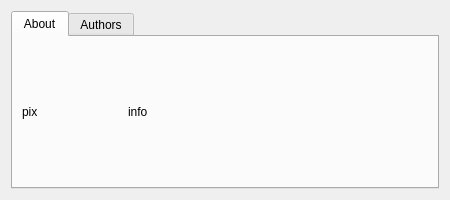
<?xml version="1.0" encoding="UTF-8"?>
<ui version="4.0">
 <class>DialogAbout</class>
 <widget class="QDialog" name="DialogAbout">
  <property name="geometry">
   <rect>
    <x>0</x>
    <y>0</y>
    <width>450</width>
    <height>200</height>
   </rect>
  </property>
  <property name="windowTitle">
   <string>About Veretino</string>
  </property>
  <layout class="QVBoxLayout" name="verticalLayout_3">
   <item>
    <widget class="QTabWidget" name="tabWidget">
     <property name="currentIndex">
      <number>0</number>
     </property>
     <widget class="QWidget" name="tabAbout">
      <attribute name="title">
       <string>About</string>
      </attribute>
      <layout class="QGridLayout" name="gridLayout">
       <item row="0" column="0">
        <widget class="QLabel" name="labelPix">
         <property name="maximumSize">
          <size>
           <width>100</width>
           <height>100</height>
          </size>
         </property>
         <property name="text">
          <string>pix</string>
         </property>
        </widget>
       </item>
       <item row="0" column="1">
        <widget class="QLabel" name="labelAbout">
         <property name="text">
          <string>info</string>
         </property>
        </widget>
       </item>
      </layout>
     </widget>
     <widget class="QWidget" name="tabAuthors">
      <attribute name="title">
       <string>Authors</string>
      </attribute>
      <layout class="QVBoxLayout" name="verticalLayout">
       <item>
        <widget class="QLabel" name="labelAuthor">
         <property name="text">
          <string>author</string>
         </property>
        </widget>
       </item>
      </layout>
     </widget>
    </widget>
   </item>
  </layout>
 </widget>
 <resources/>
 <connections/>
</ui>
